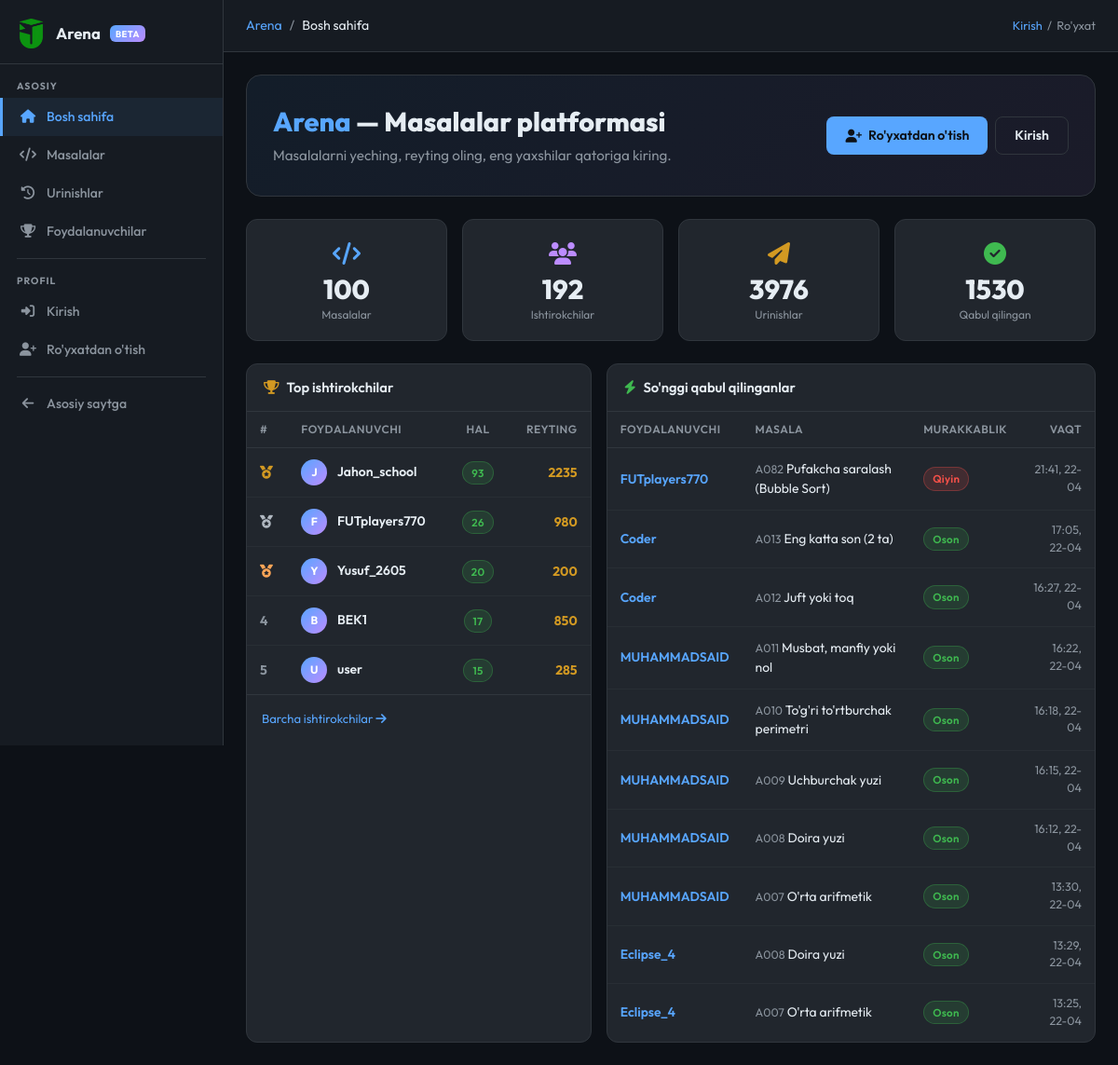
Screenshot of /arena/ with the database file from the repository.
### models.py (models this page shows, shortened)
class ArenaUser(db.Model):
    __tablename__ = 'arena_users'
    id = db.Column(db.Integer, primary_key=True)
    username = db.Column(db.String(50), unique=True, nullable=False)
    full_name = db.Column(db.String(100), nullable=False)
    age = db.Column(db.Integer)
    password_hash = db.Column(db.String(256), nullable=False)
    bio = db.Column(db.Text, default='')
    rating = db.Column(db.Integer, default=0)
    problems_solved = db.Column(db.Integer, default=0)
    total_stars = db.Column(db.Integer, default=0)
    created_at = db.Column(db.DateTime, default=tashkent_now)
    last_seen = db.Column(db.DateTime, default=tashkent_now)
    submissions = db.relationship('ArenaSubmission', backref='user', lazy='dynamic')
    __table_args__ = (
        db.Index('ix_arena_user_username', 'username'),
        db.Index('ix_arena_user_rating', 'rating'),
    )

class ArenaSubmission(db.Model):
    __tablename__ = 'arena_submissions'
    id = db.Column(db.Integer, primary_key=True)
    user_id = db.Column(db.Integer, db.ForeignKey('arena_users.id'), nullable=False)
    problem_id = db.Column(db.Integer, db.ForeignKey('arena_problems.id'), nullable=False)
    code = db.Column(db.Text, default='')            # submitted source code
    language = db.Column(db.String(20), default='python')
    answer = db.Column(db.Text, default='')          # program's stdout (for display)
    status = db.Column(db.String(5), default='PE')   # AC / WA / TLE / RE / CE / PE
    time_used = db.Column(db.Float, default=0.0)     # execution time in seconds
    error_msg = db.Column(db.Text, default='')       # stderr / error text
    tests_passed = db.Column(db.Integer, default=0)  # nechta test o'tdi
    tests_total = db.Column(db.Integer, default=0)   # jami testlar soni
    stars = db.Column(db.Integer, default=0)         # 0–5 yulduz
    submitted_at = db.Column(db.DateTime, default=tashkent_now)
    __table_args__ = (
        db.Index('ix_arena_sub_user', 'user_id'),
        db.Index('ix_arena_sub_problem', 'problem_id'),
        db.Index('ix_arena_sub_user_status', 'user_id', 'status'),
    )

class ArenaProblem(db.Model):
    __tablename__ = 'arena_problems'
    id = db.Column(db.Integer, primary_key=True)
    code = db.Column(db.String(10), unique=True, nullable=False)  # A001, M005
    title = db.Column(db.String(200), nullable=False)
    description = db.Column(db.Text, nullable=False)
    input_format = db.Column(db.Text, default='')
    output_format = db.Column(db.Text, default='')
    constraints = db.Column(db.Text, default='')
    examples = db.Column(db.Text, default='[]')  # JSON: [{input, output, explanation}]
    hidden_tests = db.Column(db.Text, default='[]')  # JSON: [{input, output}] — foydalanuvchiga ko'rsatilmaydi
    difficulty = db.Column(db.String(10), default='easy')   # easy / medium / hard
    category = db.Column(db.String(50), default='general')
    correct_answer = db.Column(db.Text, default='')          # for auto-grading
    time_limit = db.Column(db.Float, default=1.0)            # seconds (display)
    memory_limit = db.Column(db.Integer, default=256)        # MB (display)
    is_active = db.Column(db.Boolean, default=True)
    created_at = db.Column(db.DateTime, default=tashkent_now)
    accepted_count = db.Column(db.Integer, default=0)
    submission_count = db.Column(db.Integer, default=0)
    submissions = db.relationship('ArenaSubmission', backref='problem', lazy='dynamic')
    __table_args__ = (
        db.Index('ix_arena_problem_difficulty', 'difficulty'),
        db.Index('ix_arena_problem_category', 'category'),
        db.Index('ix_arena_problem_active', 'is_active'),
    )

### routes/arena.py (the view)
@arena_bp.route('/')
def index():
    total_users    = ArenaUser.query.count()
    total_problems = ArenaProblem.query.filter_by(is_active=True).count()
    total_subs     = ArenaSubmission.query.count()
    total_ac       = ArenaSubmission.query.filter_by(status='AC').count()
    top_users = (ArenaUser.query
                 .order_by(ArenaUser.problems_solved.desc(),
                            ArenaUser.rating.desc())
                 .limit(5).all())
    recent_ac = (ArenaSubmission.query
                 .filter_by(status='AC')
                 .order_by(ArenaSubmission.submitted_at.desc())
                 .limit(10).all())
    return render_template('arena/index.html',
                           total_users=total_users,
                           total_problems=total_problems,
                           total_subs=total_subs,
                           total_ac=total_ac,
                           top_users=top_users,
                           recent_ac=recent_ac)

### routes/arena.py (called while the page is built)
def _current_user():
    uid = session.get('arena_user_id')
    if not uid:
        return None
    return ArenaUser.query.get(uid)

def _is_arena_admin():
    u = _current_user()
    return u is not None and u.username.lower() == ARENA_ADMIN_USERNAME

@arena_bp.context_processor
def _inject():
    u = _current_user()
    if u:
        u.last_seen = tashkent_now()
        try:
            db.session.commit()
        except Exception:
            db.session.rollback()
    return dict(arena_user=u, is_arena_admin=_is_arena_admin())

### templates/arena/index.html (shortened to what this page needs)
{% extends "arena/base.html" %}
{% block breadcrumb %}<li class="breadcrumb-item active">Bosh sahifa</li>{% endblock %}
{% block content %}
<div style="background: linear-gradient(135deg, rgba(88,166,255,.08), rgba(188,140,255,.08));
            border: 1px solid var(--ar-border); border-radius: 16px; padding: 32px 28px; margin-bottom: 24px;">
  <div class="d-flex align-items-center justify-content-between flex-wrap gap-3">
    <div>
      <h1 style="font-size:1.8rem; font-weight:800; margin:0;">
        <span style="color:var(--ar-primary)">Arena</span> — Masalalar platformasi
      </h1>
      <p style="color:var(--ar-muted); margin: 8px 0 0; font-size:.95rem;">
        Masalalarni yeching, reyting oling, eng yaxshilar qatoriga kiring.
      </p>
    </div>
    {% if not arena_user %}
    <div class="d-flex gap-2">
      <a href="{{ url_for('arena.register') }}" class="ar-btn ar-btn-primary">
        <i class="fas fa-user-plus"></i> Ro'yxatdan o'tish
      </a>
      <a href="{{ url_for('arena.login') }}" class="ar-btn ar-btn-outline">Kirish</a>
    </div>
    {% else %}
    <a href="{{ url_for('arena.problems') }}" class="ar-btn ar-btn-primary">
      <i class="fas fa-code"></i> Masalalarga o'tish
    </a>
    {% endif %}
  </div>
</div>
<div class="row g-3 mb-4">
  {% for icon, val, lbl, col in [
    ('fas fa-code', total_problems, 'Masalalar', 'var(--ar-primary)'),
    ('fas fa-users', total_users, 'Ishtirokchilar', 'var(--ar-purple)'),
    ('fas fa-paper-plane', total_subs, 'Urinishlar', 'var(--ar-yellow)'),
    ('fas fa-check-circle', total_ac, 'Qabul qilingan', 'var(--ar-green)'),
  ] %}
  <div class="col-6 col-md-3">
    <div class="ar-stat">
      <div style="font-size:1.5rem; color:{{ col }}; margin-bottom:6px;"><i class="{{ icon }}"></i></div>
      <div class="val">{{ val }}</div>
      <div class="lbl">{{ lbl }}</div>
    </div>
  </div>
  {% endfor %}
</div>
<div class="row g-3">
  <div class="col-lg-5">
    <div class="ar-card h-100">
      <div class="ar-card-header">
        <i class="fas fa-trophy" style="color:var(--ar-yellow)"></i> Top ishtirokchilar
      </div>
      <div class="ar-card-body p-0">
        {% if top_users %}
        <table class="ar-table">
          <thead><tr>
            <th>#</th>
            <th>Foydalanuvchi</th>
            <th style="text-align:center">Hal</th>
            <th style="text-align:right">Reyting</th>
          </tr></thead>
          <tbody>
          {% for u in top_users %}
          <tr>
            <td style="font-weight:700; color:{% if loop.index==1 %}var(--ar-yellow){% elif loop.index==2 %}#b0b8c1{% elif loop.index==3 %}var(--ar-orange){% else %}var(--ar-muted){% endif %}">
              {% if loop.index <= 3 %}<i class="fas fa-medal"></i>{% else %}{{ loop.index }}{% endif %}
            </td>
            <td>
              <a href="{{ url_for('arena.profile', username=u.username) }}"
                 style="color:var(--ar-text); text-decoration:none; font-weight:600;">
                <span style="width:28px;height:28px;border-radius:50%;background:linear-gradient(135deg,#58a6ff,#bc8cff);
                             display:inline-flex;align-items:center;justify-content:center;font-size:.75rem;font-weight:700;color:#fff;margin-right:8px;">
                  {{ u.username[0].upper() }}</span>
                {{ u.username }}
              </a>
            </td>
            <td style="text-align:center">
              <span class="ar-badge badge-ac">{{ u.problems_solved }}</span>
            </td>
            <td style="text-align:right; font-weight:700; color:var(--ar-yellow)">{{ u.rating }}</td>
          </tr>
          {% endfor %}
          </tbody>
        </table>
        {% else %}
        <div style="padding:32px; text-align:center; color:var(--ar-muted);">
          <i class="fas fa-users fa-2x" style="opacity:.3;margin-bottom:8px;"></i><br>
          Hali ishtirokchilar yo'q
        </div>
        {% endif %}
        <div style="padding:12px 16px; border-top:1px solid var(--ar-border);">
          <a href="{{ url_for('arena.users') }}" style="color:var(--ar-primary); font-size:.82rem; text-decoration:none;">
            Barcha ishtirokchilar <i class="fas fa-arrow-right"></i>
          </a>
        </div>
      </div>
    </div>
  </div>
  <div class="col-lg-7">
    <div class="ar-card h-100">
      <div class="ar-card-header">
        <i class="fas fa-bolt" style="color:var(--ar-green)"></i> So'nggi qabul qilinganlar
      </div>
      <div class="ar-card-body p-0">
        {% if recent_ac %}
        <table class="ar-table">
          <thead><tr>
            <th>Foydalanuvchi</th>
            <th>Masala</th>
            <th>Murakkablik</th>
            <th style="text-align:right">Vaqt</th>
          </tr></thead>
          <tbody>
          {% for s in recent_ac %}
          <tr>
            <td>
              <a href="{{ url_for('arena.profile', username=s.user.username) }}"
                 style="color:var(--ar-primary); text-decoration:none; font-weight:600;">
                {{ s.user.username }}
              </a>
            </td>
            <td>
              <a href="{{ url_for('arena.problem_detail', pid=s.problem.id) }}"
                 style="color:var(--ar-text); text-decoration:none;">
                <span style="color:var(--ar-muted); font-size:.78rem;">{{ s.problem.code }}</span>
                {{ s.problem.title }}
              </a>
            </td>
            <td>
              <span class="ar-badge badge-{{ s.problem.difficulty }}">
                {% if s.problem.difficulty == 'easy' %}Oson{% elif s.problem.difficulty == 'medium' %}O'rta{% else %}Qiyin{% endif %}
              </span>
            </td>
            <td style="text-align:right; color:var(--ar-muted); font-size:.78rem;">
              {{ s.submitted_at.strftime('%H:%M, %d-%m') }}
            </td>
          </tr>
          {% endfor %}
          </tbody>
        </table>
        {% else %}
        <div style="padding:32px; text-align:center; color:var(--ar-muted);">
          <i class="fas fa-check-circle fa-2x" style="opacity:.3;margin-bottom:8px;"></i><br>
          Hali urinishlar yo'q
        </div>
        {% endif %}
      </div>
    </div>
  </div>
</div>
{% endblock %}

### templates/arena/base.html (style rules this page uses)
:root { --ar-bg: #0d1117; --ar-surface: #161b22; --ar-card: #21262d; --ar-border: #30363d; --ar-text: #e6edf3; --ar-muted: #8b949e; --ar-primary: #58a6ff; --ar-green: #3fb950; --ar-red: #f85149; --ar-yellow: #d29922; --ar-purple: #bc8cff; --ar-orange: #ffa657; --sidebar-w: 240px; }
* { box-sizing: border-box; }
body { font-family: 'Outfit', sans-serif; background: var(--ar-bg); color: var(--ar-text); min-height: 100vh; margin: 0; }
.ar-topbar .breadcrumb-item + .breadcrumb-item::before { color: var(--ar-muted); }
.ar-card { background: var(--ar-card); border: 1px solid var(--ar-border); border-radius: 12px; overflow: hidden; }
.ar-card-header { padding: 14px 18px; border-bottom: 1px solid var(--ar-border); font-weight: 600; font-size: 0.92rem; display: flex; align-items: center; gap: 8px; }
.ar-card-body { padding: 18px; }
.badge-ac { background: rgba(63,185,80,.15); color: var(--ar-green); border: 1px solid rgba(63,185,80,.3); }
.badge-easy { background: rgba(63,185,80,.15); color: var(--ar-green); border: 1px solid rgba(63,185,80,.3); }
.badge-hard { background: rgba(248,81,73,.15); color: var(--ar-red); border: 1px solid rgba(248,81,73,.3); }
.ar-badge { display: inline-flex; align-items: center; padding: 3px 9px; border-radius: 20px; font-size: 0.72rem; font-weight: 600; letter-spacing: 0.3px; }
.ar-table { width: 100%; border-collapse: collapse; font-size: 0.87rem; }
.ar-table th { padding: 10px 14px; color: var(--ar-muted); font-weight: 600; font-size: 0.75rem; text-transform: uppercase; letter-spacing: 0.5px; border-bottom: 1px solid var(--ar-border); white-space: nowrap; }
.ar-table td { padding: 12px 14px; border-bottom: 1px solid rgba(48,54,61,.5); vertical-align: middle; }
.ar-table tr:last-child td { border-bottom: none; }
.ar-btn { display: inline-flex; align-items: center; gap: 7px; padding: 9px 20px; border-radius: 8px; font-family: 'Outfit', sans-serif; font-size: 0.88rem; font-weight: 600; border: none; cursor: pointer; text-decoration: none; transition: all 0.15s; }
.ar-btn-primary { background: var(--ar-primary); color: #0d1117; }
.ar-btn-outline { background: transparent; border: 1px solid var(--ar-border); color: var(--ar-text); }
.ar-stat { background: var(--ar-card); border: 1px solid var(--ar-border); border-radius: 12px; padding: 18px 20px; text-align: center; }
.ar-stat .val { font-size: 1.8rem; font-weight: 800; color: var(--ar-text); line-height: 1; }
.ar-stat .lbl { font-size: 0.75rem; color: var(--ar-muted); margin-top: 4px; }

### rows the page displays
ArenaUser: username "J", username "Jahon_school", problems_solved "93", rating "2235"
ArenaUser: username "F", username "FUTplayers770", problems_solved "26", rating "980"
ArenaUser: username "Y", username "Yusuf_2605", problems_solved "20", rating "200"
ArenaUser: username "B", username "BEK1", problems_solved "17", rating "850"
ArenaUser: username "U", username "user", problems_solved "15", rating "285"
ArenaSubmission: user.username "FUTplayers770", problem.code "A082", problem "Pufakcha saralash (Bubble Sort)", shows "Qiyin", submitted_at "21:41, 22-04"
ArenaSubmission: user.username "Coder", problem.code "A013", problem "Eng katta son (2 ta)", shows "Oson", submitted_at "17:05, 22-04"
ArenaSubmission: user.username "Coder", problem.code "A012", problem "Juft yoki toq", shows "Oson", submitted_at "16:27, 22-04"
ArenaSubmission: user.username "MUHAMMADSAID", problem.code "A011", problem "Musbat, manfiy yoki nol", shows "Oson", submitted_at "16:22, 22-04"
ArenaSubmission: user.username "MUHAMMADSAID", problem.code "A010", problem "To'g'ri to'rtburchak perimetri", shows "Oson", submitted_at "16:18, 22-04"
ArenaSubmission: user.username "MUHAMMADSAID", problem.code "A009", problem "Uchburchak yuzi", shows "Oson", submitted_at "16:15, 22-04"
ArenaSubmission: user.username "MUHAMMADSAID", problem.code "A008", problem "Doira yuzi", shows "Oson", submitted_at "16:12, 22-04"
ArenaSubmission: user.username "MUHAMMADSAID", problem.code "A007", problem "O'rta arifmetik", shows "Oson", submitted_at "13:30, 22-04"
ArenaSubmission: user.username "Eclipse_4", problem.code "A008", problem "Doira yuzi", shows "Oson", submitted_at "13:29, 22-04"
ArenaSubmission: user.username "Eclipse_4", problem.code "A007", problem "O'rta arifmetik", shows "Oson", submitted_at "13:25, 22-04"

### other values shown
{{ val }} "100" "192" "3976" "1530"
{{ lbl }} "Masalalar" "Ishtirokchilar" "Urinishlar" "Qabul qilingan"
